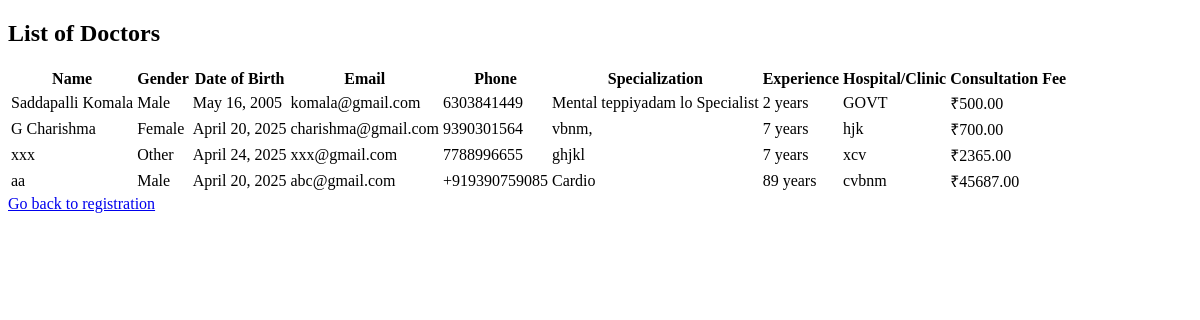
The app's page /doctor/doctors/, older data.
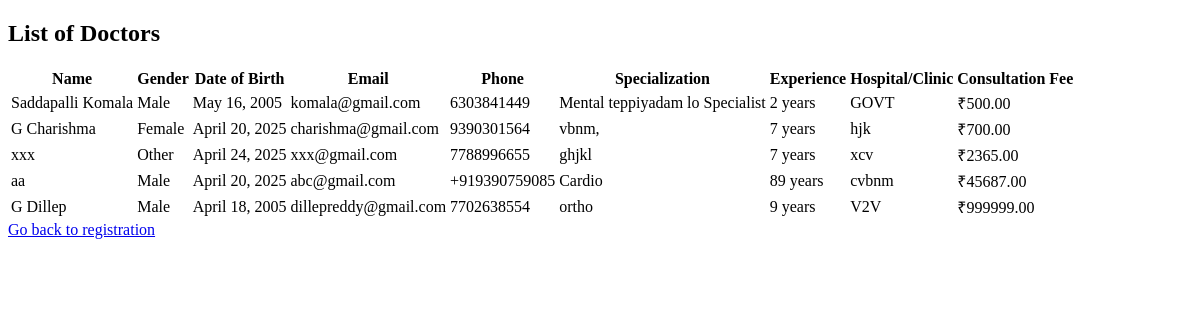
The same page, newer data.
### doctor/models.py (models this page shows, shortened)
class Doctor(models.Model):
    GENDER_CHOICES = [('M', 'Male'), ('F', 'Female'), ('O', 'Other')]
    full_name = models.CharField(max_length=100)
    gender = models.CharField(max_length=1, choices=GENDER_CHOICES)
    dob = models.DateField()
    profile_photo = models.ImageField(upload_to='doctors/profile_photos/', blank=True, null=True)
    email = models.EmailField(unique=True)
    phone = models.CharField(max_length=15)
    alternate_phone = models.CharField(max_length=15, blank=True, null=True)
    address = models.TextField()
    city = models.CharField(max_length=100)
    state = models.CharField(max_length=100)
    pincode = models.CharField(max_length=10)
    specialization = models.CharField(max_length=100)
    experience = models.PositiveIntegerField()
    license_number = models.CharField(max_length=100, unique=True)
    medical_council = models.CharField(max_length=100)
    qualifications = models.CharField(max_length=255)
    hospital_clinic = models.CharField(max_length=255)
    working_days = models.CharField(max_length=100)
    working_hours = models.CharField(max_length=100)
    consultation_fee = models.DecimalField(max_digits=8, decimal_places=2)
    username = models.CharField(max_length=100, unique=True)
    password = models.CharField(max_length=100)  # Hash later in form or view

### doctor/views.py (the view)
# urls.py: path('doctors/', views.doctor_details, name='doctor_details'),
def doctor_details(request):
    doctors = Doctor.objects.all()
    return render(request, 'doctor/doctor_details.html', {'doctors': doctors})

### doctor/templates/doctor/doctor_details.html (shortened to what this page needs)
<!DOCTYPE html>
<html lang="en">
<head>
</head>
<body>
    <div class="container">
        <h2>List of Doctors</h2>
        <table>
            <thead>
                <tr>
                    <th>Name</th>
                    <th>Gender</th>
                    <th>Date of Birth</th>
                    <th>Email</th>
                    <th>Phone</th>
                    <th>Specialization</th>
                    <th>Experience</th>
                    <th>Hospital/Clinic</th>
                    <th>Consultation Fee</th>
                </tr>
            </thead>
            <tbody>
                {% for doctor in doctors %}
                <tr>
                    <td>{{ doctor.full_name }}</td>
                    <td>{{ doctor.get_gender_display }}</td>
                    <td>{{ doctor.dob }}</td>
                    <td>{{ doctor.email }}</td>
                    <td>{{ doctor.phone }}</td>
                    <td>{{ doctor.specialization }}</td>
                    <td>{{ doctor.experience }} years</td>
                    <td>{{ doctor.hospital_clinic }}</td>
                    <td>₹{{ doctor.consultation_fee }}</td>
                </tr>
                {% endfor %}
            </tbody>
        </table>
        <a href="#">Go back to registration</a>
    </div>
</body>
</html>

Row changes from the older to the newer data that the page shows:
added Doctor: full_name "G Dillep", gender "Male", dob "April 18, 2005", email "dillepreddy@gmail.com", phone "7702638554", specialization "ortho", experience "9", hospital_clinic "V2V", consultation_fee "999999.00"
